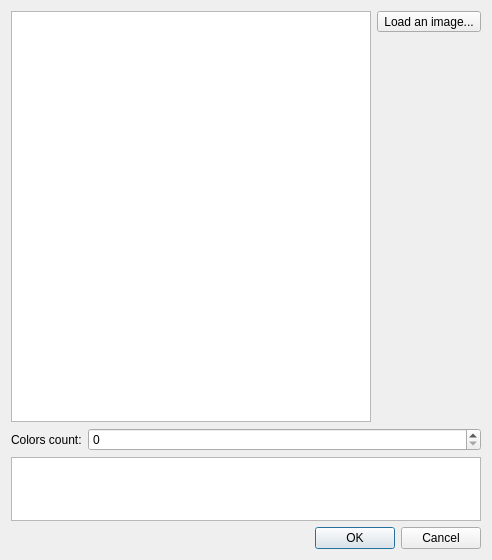
<?xml version="1.0" encoding="UTF-8"?>
<ui version="4.0">
 <class>PaletteFromImageDialog</class>
 <widget class="QDialog" name="PaletteFromImageDialog">
  <property name="geometry">
   <rect>
    <x>0</x>
    <y>0</y>
    <width>492</width>
    <height>560</height>
   </rect>
  </property>
  <property name="windowTitle">
   <string>Color extractor</string>
  </property>
  <layout class="QVBoxLayout" name="verticalLayout_2">
   <item>
    <layout class="QHBoxLayout" name="horizontalLayout">
     <item>
      <widget class="ImageColorPicker" name="graphicsView">
       <property name="verticalScrollBarPolicy">
        <enum>Qt::ScrollBarAlwaysOff</enum>
       </property>
       <property name="horizontalScrollBarPolicy">
        <enum>Qt::ScrollBarAlwaysOff</enum>
       </property>
       <property name="transformationAnchor">
        <enum>QGraphicsView::NoAnchor</enum>
       </property>
      </widget>
     </item>
     <item>
      <layout class="QVBoxLayout" name="verticalLayout">
       <item>
        <widget class="QToolButton" name="loadImageButton">
         <property name="text">
          <string>Load an image...</string>
         </property>
         <property name="icon">
          <iconset resource="Resources.qrc">
           <normaloff>:/images/folder_image.png</normaloff>:/images/folder_image.png</iconset>
         </property>
        </widget>
       </item>
       <item>
        <spacer name="verticalSpacer">
         <property name="orientation">
          <enum>Qt::Vertical</enum>
         </property>
         <property name="sizeHint" stdset="0">
          <size>
           <width>20</width>
           <height>40</height>
          </size>
         </property>
        </spacer>
       </item>
      </layout>
     </item>
    </layout>
   </item>
   <item>
    <layout class="QFormLayout" name="formLayout">
     <item row="0" column="0">
      <widget class="QLabel" name="colorsCountLabel">
       <property name="text">
        <string>Colors count:</string>
       </property>
      </widget>
     </item>
     <item row="0" column="1">
      <widget class="QSpinBox" name="colorsCountSpinBox"/>
     </item>
    </layout>
   </item>
   <item>
    <widget class="ColorListPreView" name="listView">
     <property name="maximumSize">
      <size>
       <width>16777215</width>
       <height>64</height>
      </size>
     </property>
     <property name="verticalScrollBarPolicy">
      <enum>Qt::ScrollBarAlwaysOff</enum>
     </property>
     <property name="horizontalScrollBarPolicy">
      <enum>Qt::ScrollBarAlwaysOff</enum>
     </property>
     <property name="sizeAdjustPolicy">
      <enum>QAbstractScrollArea::AdjustToContents</enum>
     </property>
     <property name="autoScroll">
      <bool>false</bool>
     </property>
     <property name="autoScrollMargin">
      <number>0</number>
     </property>
     <property name="editTriggers">
      <set>QAbstractItemView::NoEditTriggers</set>
     </property>
     <property name="flow">
      <enum>QListView::LeftToRight</enum>
     </property>
     <property name="isWrapping" stdset="0">
      <bool>false</bool>
     </property>
     <property name="layoutMode">
      <enum>QListView::Batched</enum>
     </property>
     <property name="viewMode">
      <enum>QListView::ListMode</enum>
     </property>
     <property name="uniformItemSizes">
      <bool>false</bool>
     </property>
    </widget>
   </item>
   <item>
    <widget class="QDialogButtonBox" name="buttonBox">
     <property name="orientation">
      <enum>Qt::Horizontal</enum>
     </property>
     <property name="standardButtons">
      <set>QDialogButtonBox::Cancel|QDialogButtonBox::Ok</set>
     </property>
    </widget>
   </item>
  </layout>
 </widget>
 <customwidgets>
  <customwidget>
   <class>ColorListPreView</class>
   <extends>QListView</extends>
   <header>ColorListPreView.hpp</header>
  </customwidget>
  <customwidget>
   <class>ImageColorPicker</class>
   <extends>QGraphicsView</extends>
   <header>ImageColorPicker.hpp</header>
   <slots>
    <slot>setColorCount(int)</slot>
   </slots>
  </customwidget>
 </customwidgets>
 <resources>
  <include location="Resources.qrc"/>
 </resources>
 <connections>
  <connection>
   <sender>buttonBox</sender>
   <signal>accepted()</signal>
   <receiver>PaletteFromImageDialog</receiver>
   <slot>accept()</slot>
   <hints>
    <hint type="sourcelabel">
     <x>257</x>
     <y>550</y>
    </hint>
    <hint type="destinationlabel">
     <x>157</x>
     <y>274</y>
    </hint>
   </hints>
  </connection>
  <connection>
   <sender>buttonBox</sender>
   <signal>rejected()</signal>
   <receiver>PaletteFromImageDialog</receiver>
   <slot>reject()</slot>
   <hints>
    <hint type="sourcelabel">
     <x>325</x>
     <y>550</y>
    </hint>
    <hint type="destinationlabel">
     <x>286</x>
     <y>274</y>
    </hint>
   </hints>
  </connection>
  <connection>
   <sender>loadImageButton</sender>
   <signal>clicked()</signal>
   <receiver>PaletteFromImageDialog</receiver>
   <slot>loadImage()</slot>
   <hints>
    <hint type="sourcelabel">
     <x>34</x>
     <y>33</y>
    </hint>
    <hint type="destinationlabel">
     <x>587</x>
     <y>22</y>
    </hint>
   </hints>
  </connection>
 </connections>
 <slots>
  <slot>loadImage()</slot>
  <slot>setColorCount(int)</slot>
 </slots>
</ui>
